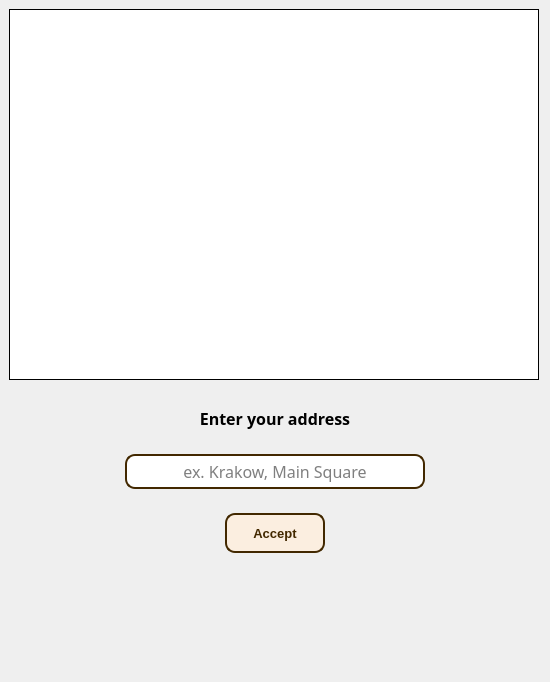
     <widget class="QFrame" name="frame_44">
      <property name="minimumSize">
       <size>
        <width>550</width>
        <height>0</height>
       </size>
      </property>
      <property name="maximumSize">
       <size>
        <width>550</width>
        <height>16777215</height>
       </size>
      </property>
      <property name="styleSheet">
       <string notr="true">QFrame#frame_44 {
background-color: rgba(239, 234, 178, 180);
border: 1px solid black;
}</string>
      </property>
      <property name="frameShape">
       <enum>QFrame::NoFrame</enum>
      </property>
      <property name="frameShadow">
       <enum>QFrame::Raised</enum>
      </property>
      <layout class="QVBoxLayout" name="verticalLayout_32">
       <property name="spacing">
        <number>0</number>
       </property>
       <property name="leftMargin">
        <number>0</number>
       </property>
       <property name="topMargin">
        <number>0</number>
       </property>
       <property name="rightMargin">
        <number>0</number>
       </property>
       <property name="bottomMargin">
        <number>0</number>
       </property>
       <item>
        <widget class="QFrame" name="frame_43">
         <property name="frameShape">
          <enum>QFrame::NoFrame</enum>
         </property>
         <property name="frameShadow">
          <enum>QFrame::Raised</enum>
         </property>
         <layout class="QVBoxLayout" name="verticalLayout_33">
          <item>
           <widget class="QLabel" name="l_map">
            <property name="minimumSize">
             <size>
              <width>530</width>
              <height>371</height>
             </size>
            </property>
            <property name="maximumSize">
             <size>
              <width>530</width>
              <height>371</height>
             </size>
            </property>
            <property name="styleSheet">
             <string notr="true">background-color: white;
border: 1px solid black;</string>
            </property>
            <property name="text">
             <string/>
            </property>
            <property name="pixmap">
             <pixmap>../../krk1.JPG</pixmap>
            </property>
            <property name="scaledContents">
             <bool>true</bool>
            </property>
           </widget>
          </item>
         </layout>
        </widget>
       </item>
       <item>
        <widget class="QFrame" name="frame_46">
         <property name="frameShape">
          <enum>QFrame::NoFrame</enum>
         </property>
         <property name="frameShadow">
          <enum>QFrame::Raised</enum>
         </property>
         <layout class="QVBoxLayout" name="verticalLayout_34">
          <property name="bottomMargin">
           <number>120</number>
          </property>
          <item>
           <widget class="QFrame" name="frame_47">
            <property name="frameShape">
             <enum>QFrame::NoFrame</enum>
            </property>
            <property name="frameShadow">
             <enum>QFrame::Raised</enum>
            </property>
            <layout class="QVBoxLayout" name="verticalLayout_37">
             <item>
              <widget class="QLabel" name="label_13">
               <property name="font">
                <font>
                 <family>Rockwell</family>
                 <pointsize>12</pointsize>
                 <bold>true</bold>
                </font>
               </property>
               <property name="text">
                <string>Enter your address</string>
               </property>
               <property name="alignment">
                <set>Qt::AlignCenter</set>
               </property>
              </widget>
             </item>
            </layout>
           </widget>
          </item>
          <item>
           <widget class="QFrame" name="frame_49">
            <property name="frameShape">
             <enum>QFrame::NoFrame</enum>
            </property>
            <property name="frameShadow">
             <enum>QFrame::Raised</enum>
            </property>
            <layout class="QHBoxLayout" name="horizontalLayout_14">
             <item>
              <widget class="QLineEdit" name="le_address">
               <property name="minimumSize">
                <size>
                 <width>0</width>
                 <height>35</height>
                </size>
               </property>
               <property name="maximumSize">
                <size>
                 <width>300</width>
                 <height>16777215</height>
                </size>
               </property>
               <property name="font">
                <font>
                 <family>Rockwell</family>
                 <pointsize>12</pointsize>
                </font>
               </property>
               <property name="styleSheet">
                <string notr="true">border-radius: 10px;
border: 2px solid #422800;</string>
               </property>
               <property name="text">
                <string/>
               </property>
               <property name="frame">
                <bool>false</bool>
               </property>
               <property name="alignment">
                <set>Qt::AlignCenter</set>
               </property>
               <property name="placeholderText">
                <string>ex. Krakow, Main Square</string>
               </property>
              </widget>
             </item>
            </layout>
           </widget>
          </item>
          <item>
           <widget class="QFrame" name="frame_48">
            <property name="frameShape">
             <enum>QFrame::NoFrame</enum>
            </property>
            <property name="frameShadow">
             <enum>QFrame::Raised</enum>
            </property>
            <layout class="QHBoxLayout" name="horizontalLayout_15">
             <item>
              <widget class="QPushButton" name="bt_accept">
               <property name="minimumSize">
                <size>
                 <width>0</width>
                 <height>40</height>
                </size>
               </property>
               <property name="maximumSize">
                <size>
                 <width>100</width>
                 <height>16777215</height>
                </size>
               </property>
               <property name="font">
                <font>
                 <pointsize>10</pointsize>
                 <bold>true</bold>
                </font>
               </property>
               <property name="cursor">
                <cursorShape>PointingHandCursor</cursorShape>
               </property>
               <property name="styleSheet">
                <string notr="true">QPushButton {
  background-color: #fbeee0;
  border: 2px solid #422800;
  border-radius: 10px;
  color: #422800;
}

QPushButton:hover {
  background-color: #fff;
}</string>
               </property>
               <property name="text">
                <string>Accept</string>
               </property>
              </widget>
             </item>
            </layout>
           </widget>
          </item>
         </layout>
        </widget>
       </item>
      </layout>
     </widget>
